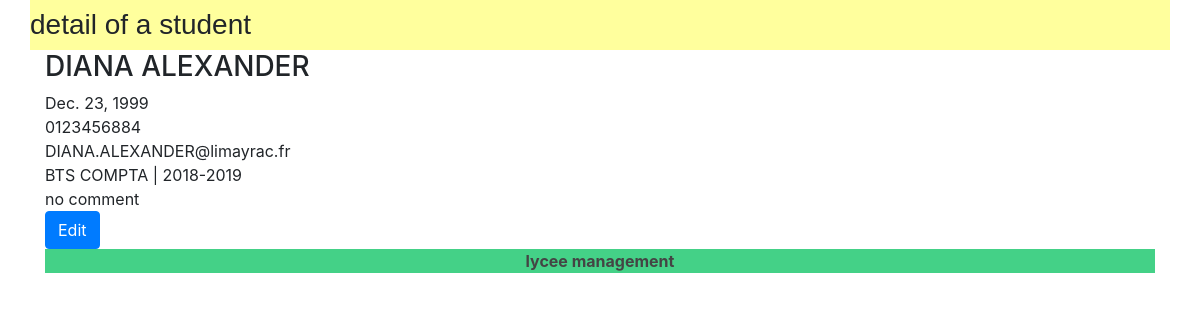
The app's page /lycee/student/150 with its own data.
### lycee/models.py (models this page shows, shortened)
class Student(models.Model):
  first_name = models.CharField(
    max_length = 50,
    blank = False,
    null = False
  )
  birth_date = models.DateField(
    verbose_name= 'date of birth',
    blank = False,
    null = False
  )
  last_name = models.CharField(
    max_length = 255,
    blank = False,
    null = False,
    help_text = "last name",
    default= '???'
  )
  phone = models.CharField(
    max_length = 10,
    verbose_name = "phone number of student",
    blank = False,
    null = False,
    help_text = "phone number of student",
    default= '0123456789'
  )
  email = models.CharField(
    max_length = 255,
    verbose_name = "email of student",
    blank = False,
    null = False,
    help_text = "email of student",
    default = 'a@a.fr'
  )
  comments = models.CharField(
    max_length = 255,
    verbose_name = "comments of student",
    blank = True,
    null = False,
    help_text = "comments of student",
    default = '...'
  )
  cursus = models.ForeignKey(
    Cursus,
    on_delete = models.CASCADE,
    null = True
  )

class Cursus(models.Model):
  name = models.CharField(
    max_length = 50,
    blank = False,
    null = True,
    default = 'aucun'
  )
  year_from_bac = models.SmallIntegerField(
    help_text = 'year since the bac',
    verbose_name = 'year',
    blank = False,
    default = 0
  )
  scholar_year = models.CharField(
    max_length = 9,
    blank = False,
    null = True,
    default= '0000-0001'
  )
  def __str__(self):
    return '{} | {}'.format(self.name,self.scholar_year)

### lycee/views.py (the view)
# urls.py: path('lycee/student/<int:student_id>',views.detail_student,name='detail_student'),
def detail_student(request,student_id):
  result_list = Student.objects.get(pk=student_id)
  context = {
    'liste' : result_list,
  }
  return render(request,'lycee/student/detail_student.html',context)

### lycee/templates/lycee/student/detail_student.html (shortened to what this page needs)
{% extends "master.html" %} {% load static %} {% if liste %} {% block title %}
<h3>detail of a student</h3>
{% endblock %} {% block content %}
<div class="container">
	<div class="row">
		<div class="col">
			<h3>{{liste.first_name}} {{liste.last_name}}</h3>
			{{liste.birth_date}}
			{{liste.phone}}
			{{liste.email}}
			{{liste.cursus}}
			{{liste.comments}}
		</div>
	</div>
	<a class="btn btn-primary" href="edit/{{ liste.pk }}" role="button">Edit</a>
</div>
{% endblock %} {% else %}
<p> No cursus to show .</p>
{% endif %}

### lycee/static/lycee/style.css (style rules this page uses)
a { color : #444444; }
html { position: relative; min-height: 100%; }

### records on screen
Student: first_name "DIANA", last_name "ALEXANDER", birth_date "Dec. 23, 1999", phone "0123456884", email "DIANA.ALEXANDER@limayrac.fr", cursus "BTS COMPTA | 2018-2019", comments "no comment"
